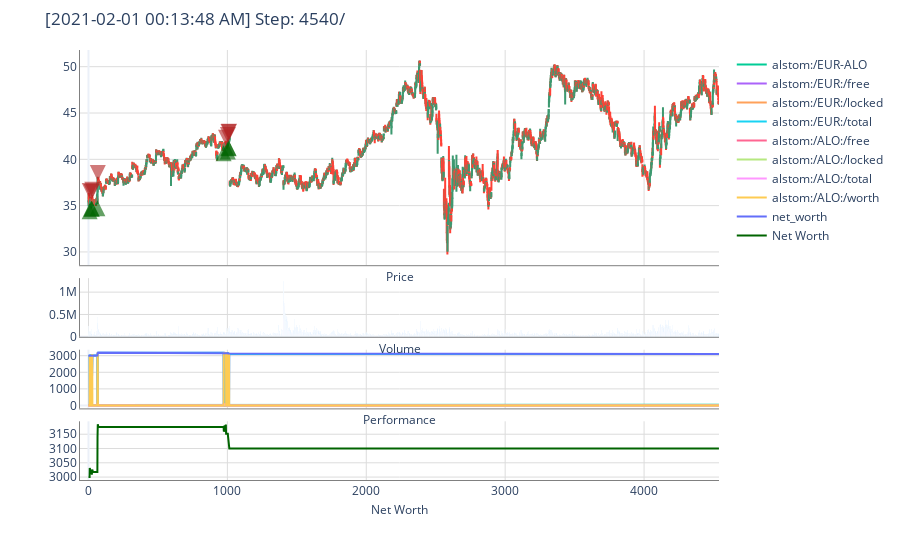

Notebook source saved alongside this figure:
### Code cell
print('Net worth {}'.format(portfolio.net_worth))

observation = env.reset()
print('Net worth {}'.format(portfolio.net_worth))

while True:
    action = agent.get_action(observation)
    observation, reward, done, info = env.step(action)
    if done:
        break
env.render()

### Figure 1 — Plotly figure (JSON) as saved in the notebook; plotly's stock layout.template omitted (floating-point values rounded to 4 significant figures; data arrays with more than 128 entries replaced by an {"elided": "..."} marker saying what was removed)
{"data": [{"close": {"elided": "4540 float values"}, "high": {"elided": "4540 float values"}, "low": {"elided": "4540 float values"}, "name": "Price", "open": {"elided": "4540 float values"}, "showlegend": false, "type": "candlestick", "uid": "cfb8468a-6d44-4f71-adf4-30cb17fb5192", "xaxis": "x", "yaxis": "y"}, {"marker": {"color": "DodgerBlue"}, "name": "Volume", "showlegend": false, "type": "bar", "uid": "a134681a-d975-4254-a2b3-bf0f582526bd", "xaxis": "x2", "y": {"elided": "4540 int values"}, "yaxis": "y2"}, {"mode": "lines", "name": "alstom:/EUR-ALO", "type": "scatter", "uid": "6119ce9a-b73e-4d0e-b232-bec557e299cb", "xaxis": "x3", "y": {"elided": "4540 float values"}, "yaxis": "y3"}, {"mode": "lines", "name": "alstom:/EUR:/free", "type": "scatter", "uid": "63820e6a-9505-4992-aaa8-824b1c4eb88f", "xaxis": "x3", "y": {"elided": "4540 float values"}, "yaxis": "y3"}, {"mode": "lines", "name": "alstom:/EUR:/locked", "type": "scatter", "uid": "91fab7f2-4f9f-4cbe-9813-14358f002d7c", "xaxis": "x3", "y": {"elided": "4540 float values"}, "yaxis": "y3"}, {"mode": "lines", "name": "alstom:/EUR:/total", "type": "scatter", "uid": "08969829-db38-499d-ba81-b99b6e685cd8", "xaxis": "x3", "y": {"elided": "4540 float values"}, "yaxis": "y3"}, {"mode": "lines", "name": "alstom:/ALO:/free", "type": "scatter", "uid": "627bbe79-69e7-4489-9928-2ab1e600a68b", "xaxis": "x3", "y": {"elided": "4540 float values"}, "yaxis": "y3"}, {"mode": "lines", "name": "alstom:/ALO:/locked", "type": "scatter", "uid": "abfe9c91-2ec9-4d14-9297-70d912398e54", "xaxis": "x3", "y": {"elided": "4540 float values"}, "yaxis": "y3"}, {"mode": "lines", "name": "alstom:/ALO:/total", "type": "scatter", "uid": "9c7301c9-39e9-42a9-893e-cc9af4b707c3", "xaxis": "x3", "y": {"elided": "4540 float values"}, "yaxis": "y3"}, {"mode": "lines", "name": "alstom:/ALO:/worth", "type": "scatter", "uid": "9dc7c2a5-bdc7-4ddb-8690-72f4089b844a", "xaxis": "x3", "y": {"elided": "4540 float values"}, "yaxis": "y3"}, {"mode": "lines", "name": "net_worth", "type": "scatter", "uid": "4c716df9-839f-4fc6-a861-148f3df7a252", "xaxis": "x3", "y": {"elided": "4540 float values"}, "yaxis": "y3"}, {"marker": {"color": "DarkGreen"}, "mode": "lines", "name": "Net Worth", "type": "scatter", "uid": "29834416-cc0d-4962-820f-cc81deca362a", "xaxis": "x4", "y": {"elided": "4540 float values"}, "yaxis": "y4"}], "layout": {"annotations": [{"arrowcolor": "FireBrick", "arrowhead": 2, "arrowsize": 0.8, "arrowwidth": 4, "ax": 0, "ay": -15, "hoverlabel": {"bgcolor": "FireBrick"}, "hovertext": "Step 1013 [2019-07-12]<br>SELL 73.63 ALO @ 42.1 EUR MARKET<br>Total: 3099.82 EUR - Comm.: 0.22 ALO", "opacity": 0.6, "showarrow": true, "x": 1012, "xref": "x", "y": 42.1, "yref": "y"}, {"arrowcolor": "DarkGreen", "arrowhead": 2, "arrowsize": 0.8, "arrowwidth": 4, "ax": 0, "ay": 15, "hoverlabel": {"bgcolor": "DarkGreen"}, "hovertext": "Step 1010 [2019-07-12]<br>BUY 73.85 ALO @ 42.07 EUR MARKET<br>Total: 3106.99 EUR - Comm.: 9.35 EUR", "opacity": 0.6, "showarrow": true, "x": 1009, "xref": "x", "y": 42.07, "yref": "y"}, {"arrowcolor": "FireBrick", "arrowhead": 2, "arrowsize": 0.8, "arrowwidth": 4, "ax": 0, "ay": -15, "hoverlabel": {"bgcolor": "FireBrick"}, "hovertext": "Step 1009 [2019-07-12]<br>SELL 74.04 ALO @ 42.09 EUR MARKET<br>Total: 3116.34 EUR - Comm.: 0.22 ALO", "opacity": 0.6, "showarrow": true, "x": 1008, "xref": "x", "y": 42.09, "yref": "y"}, {"arrowcolor": "DarkGreen", "arrowhead": 2, "arrowsize": 0.8, "arrowwidth": 4, "ax": 0, "ay": 15, "hoverlabel": {"bgcolor": "DarkGreen"}, "hovertext": "Step 1008 [2019-07-11]<br>BUY 74.26 ALO @ 42.11 EUR MARKET<br>Total: 3127.18 EUR - Comm.: 9.41 EUR", "opacity": 0.6, "showarrow": true, "x": 1007, "xref": "x", "y": 42.11, "yref": "y"}, {"arrowcolor": "FireBrick", "arrowhead": 2, "arrowsize": 0.8, "arrowwidth": 4, "ax": 0, "ay": -15, "hoverlabel": {"bgcolor": "FireBrick"}, "hovertext": "Step 1005 [2019-07-11]<br>SELL 75.11 ALO @ 41.76 EUR MARKET<br>Total: 3136.59 EUR - Comm.: 0.23 ALO", "opacity": 0.6, "showarrow": true, "x": 1004, "xref": "x", "y": 41.76, "yref": "y"}, {"arrowcolor": "DarkGreen", "arrowhead": 2, "arrowsize": 0.8, "arrowwidth": 4, "ax": 0, "ay": 15, "hoverlabel": {"bgcolor": "DarkGreen"}, "hovertext": "Step 1004 [2019-07-11]<br>BUY 75.34 ALO @ 41.71 EUR MARKET<br>Total: 3142.33 EUR - Comm.: 9.46 EUR", "opacity": 0.6, "showarrow": true, "x": 1003, "xref": "x", "y": 41.71, "yref": "y"}, {"arrowcolor": "FireBrick", "arrowhead": 2, "arrowsize": 0.8, "arrowwidth": 4, "ax": 0, "ay": -15, "hoverlabel": {"bgcolor": "FireBrick"}, "hovertext": "Step 991 [2019-07-10]<br>SELL 76.02 ALO @ 41.46 EUR MARKET<br>Total: 3151.79 EUR - Comm.: 0.23 ALO", "opacity": 0.6, "showarrow": true, "x": 990, "xref": "x", "y": 41.46, "yref": "y"}, {"arrowcolor": "DarkGreen", "arrowhead": 2, "arrowsize": 0.8, "arrowwidth": 4, "ax": 0, "ay": 15, "hoverlabel": {"bgcolor": "DarkGreen"}, "hovertext": "Step 974 [2019-07-08]<br>BUY 76.25 ALO @ 41.52 EUR MARKET<br>Total: 3166.05 EUR - Comm.: 9.53 EUR", "opacity": 0.6, "showarrow": true, "x": 973, "xref": "x", "y": 41.52, "yref": "y"}, {"arrowcolor": "FireBrick", "arrowhead": 2, "arrowsize": 0.8, "arrowwidth": 4, "ax": 0, "ay": -15, "hoverlabel": {"bgcolor": "FireBrick"}, "hovertext": "Step 68 [2019-02-06]<br>SELL 84.3 ALO @ 37.67 EUR MARKET<br>Total: 3175.58 EUR - Comm.: 0.25 ALO", "opacity": 0.6, "showarrow": true, "x": 67, "xref": "x", "y": 37.67, "yref": "y"}, {"arrowcolor": "DarkGreen", "arrowhead": 2, "arrowsize": 0.8, "arrowwidth": 4, "ax": 0, "ay": 15, "hoverlabel": {"bgcolor": "DarkGreen"}, "hovertext": "Step 65 [2019-02-06]<br>BUY 84.55 ALO @ 35.58 EUR MARKET<br>Total: 3008.32 EUR - Comm.: 9.05 EUR", "opacity": 0.6, "showarrow": true, "x": 64, "xref": "x", "y": 35.58, "yref": "y"}, {"arrowcolor": "FireBrick", "arrowhead": 2, "arrowsize": 0.8, "arrowwidth": 4, "ax": 0, "ay": -15, "hoverlabel": {"bgcolor": "FireBrick"}, "hovertext": "Step 28 [2019-01-31]<br>SELL 84.19 ALO @ 35.84 EUR MARKET<br>Total: 3017.37 EUR - Comm.: 0.25 ALO", "opacity": 0.6, "showarrow": true, "x": 27, "xref": "x", "y": 35.84, "yref": "y"}, {"arrowcolor": "DarkGreen", "arrowhead": 2, "arrowsize": 0.8, "arrowwidth": 4, "ax": 0, "ay": 15, "hoverlabel": {"bgcolor": "DarkGreen"}, "hovertext": "Step 25 [2019-01-30]<br>BUY 84.44 ALO @ 35.52 EUR MARKET<br>Total: 2999.18 EUR - Comm.: 9.02 EUR", "opacity": 0.6, "showarrow": true, "x": 24, "xref": "x", "y": 35.52, "yref": "y"}, {"arrowcolor": "FireBrick", "arrowhead": 2, "arrowsize": 0.8, "arrowwidth": 4, "ax": 0, "ay": -15, "hoverlabel": {"bgcolor": "FireBrick"}, "hovertext": "Step 23 [2019-01-30]<br>SELL 84.5 ALO @ 35.6 EUR MARKET<br>Total: 3008.2 EUR - Comm.: 0.25 ALO", "opacity": 0.6, "showarrow": true, "x": 22, "xref": "x", "y": 35.6, "yref": "y"}, {"arrowcolor": "DarkGreen", "arrowhead": 2, "arrowsize": 0.8, "arrowwidth": 4, "ax": 0, "ay": 15, "hoverlabel": {"bgcolor": "DarkGreen"}, "hovertext": "Step 22 [2019-01-30]<br>BUY 84.75 ALO @ 35.56 EUR MARKET<br>Total: 3013.69 EUR - Comm.: 9.07 EUR", "opacity": 0.6, "showarrow": true, "x": 21, "xref": "x", "y": 35.56, "yref": "y"}, {"arrowcolor": "FireBrick", "arrowhead": 2, "arrowsize": 0.8, "arrowwidth": 4, "ax": 0, "ay": -15, "hoverlabel": {"bgcolor": "FireBrick"}, "hovertext": "Step 10 [2019-01-29]<br>SELL 84.6 ALO @ 35.73 EUR MARKET<br>Total: 3022.76 EUR - Comm.: 0.25 ALO", "opacity": 0.6, "showarrow": true, "x": 9, "xref": "x", "y": 35.73, "yref": "y"}, {"arrowcolor": "DarkGreen", "arrowhead": 2, "arrowsize": 0.8, "arrowwidth": 4, "ax": 0, "ay": 15, "hoverlabel": {"bgcolor": "DarkGreen"}, "hovertext": "Step 9 [2019-01-28]<br>BUY 84.85 ALO @ 35.25 EUR MARKET<br>Total: 2991.0 EUR - Comm.: 9.00 EUR", "opacity": 0.6, "showarrow": true, "x": 8, "xref": "x", "y": 35.25, "yref": "y"}], "margin": {"t": 50}, "title": {"text": "[2021-02-01 00:13:48 AM] Step: 4540/"}, "xaxis": {"anchor": "y", "domain": [0.0, 1.0], "gridcolor": "Gainsboro", "linecolor": "Grey", "matches": "x4", "rangeslider": {"visible": false}, "showticklabels": false, "title": {"font": {"size": 12}, "standoff": 7, "text": "Price"}}, "xaxis2": {"anchor": "y2", "domain": [0.0, 1.0], "gridcolor": "Gainsboro", "linecolor": "Grey", "matches": "x4", "showticklabels": false, "title": {"font": {"size": 12}, "standoff": 7, "text": "Volume"}}, "xaxis3": {"anchor": "y3", "domain": [0.0, 1.0], "gridcolor": "Gainsboro", "linecolor": "Grey", "matches": "x4", "showticklabels": false, "title": {"font": {"size": 12}, "standoff": 7, "text": "Performance"}}, "xaxis4": {"anchor": "y4", "domain": [0.0, 1.0], "gridcolor": "Gainsboro", "linecolor": "Grey", "title": {"font": {"size": 12}, "standoff": 7, "text": "Net Worth"}}, "yaxis": {"anchor": "x", "domain": [0.4995, 1.0], "gridcolor": "Gainsboro", "linecolor": "Grey"}, "yaxis2": {"anchor": "x2", "domain": [0.333, 0.4695], "gridcolor": "Gainsboro", "linecolor": "Grey"}, "yaxis3": {"anchor": "x3", "domain": [0.1665, 0.303], "gridcolor": "Gainsboro", "linecolor": "Grey"}, "yaxis4": {"anchor": "x4", "domain": [0.0, 0.1365], "gridcolor": "Gainsboro", "linecolor": "Grey"}}}
